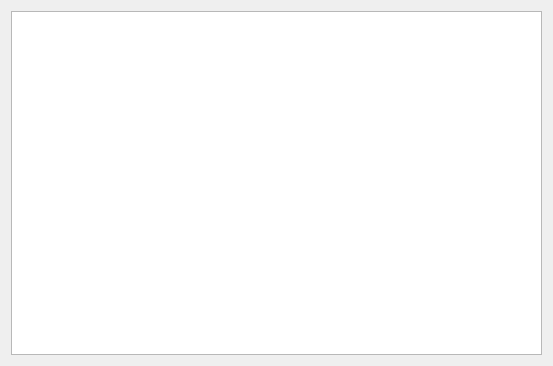
<?xml version="1.0" encoding="UTF-8"?>
<ui version="4.0">
 <class>DoktorListe</class>
 <widget class="QDialog" name="DoktorListe">
  <property name="geometry">
   <rect>
    <x>0</x>
    <y>0</y>
    <width>553</width>
    <height>366</height>
   </rect>
  </property>
  <property name="windowTitle">
   <string>Dialog</string>
  </property>
  <layout class="QGridLayout" name="gridLayout">
   <item row="0" column="0">
    <widget class="QTableWidget" name="tableWidget"/>
   </item>
  </layout>
 </widget>
 <resources/>
 <connections/>
</ui>
